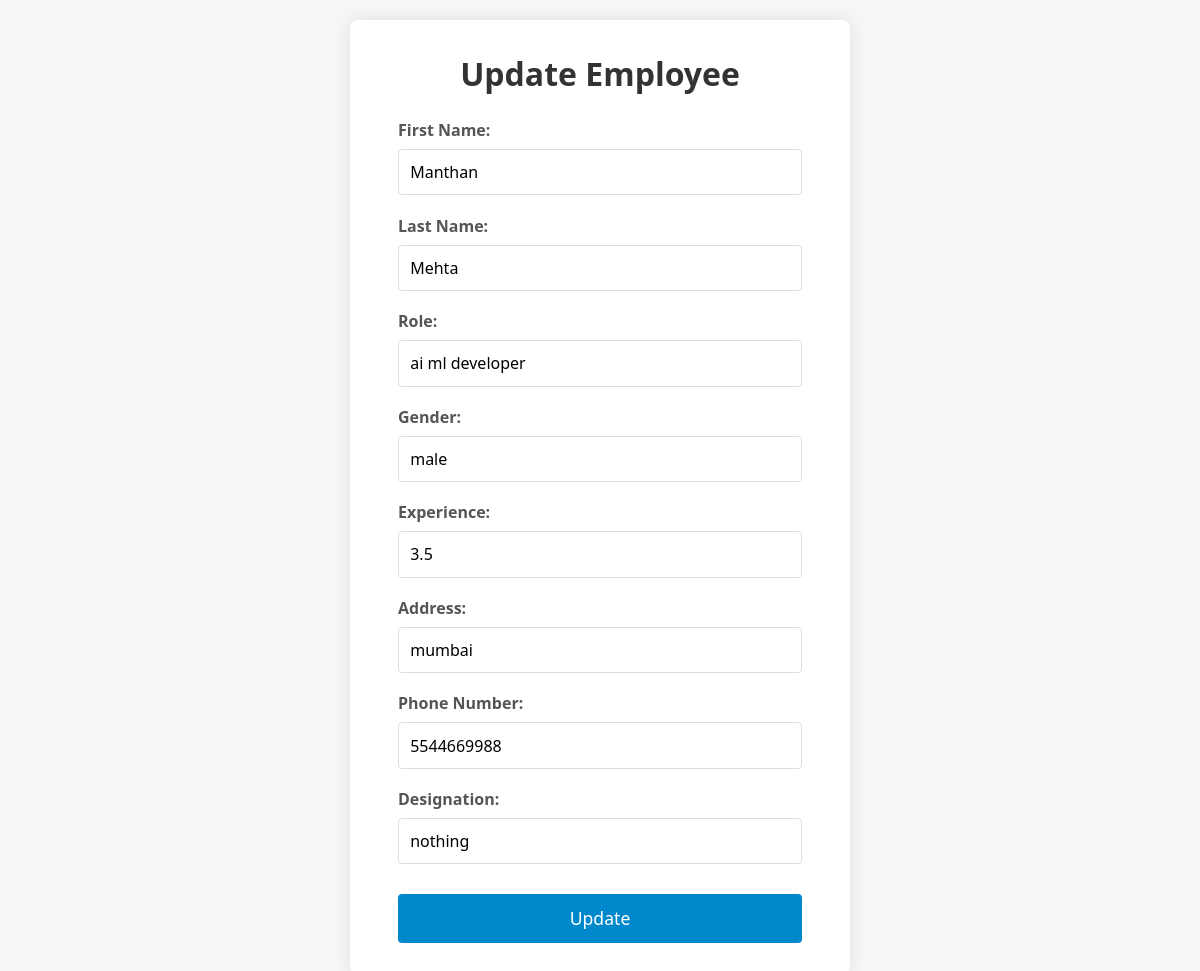
Page /employees/update-form/3 (signed in) on the committed database.
### models.py (models this page shows)
class Employee(Base):
    __tablename__ = "employees"
    emp_id = Column(Integer, primary_key=True, index=True)
    fname = Column(String, index=True)
    lname = Column(String, index=True)
    role = Column(String)
    gender = Column(String)
    experience = Column(Float)
    address = Column(String)
    phone_number = Column(String, index=True)
    designation = Column(String)

### routers.py (the view)
@router.get("/update-form/{emp_id}", response_class=HTMLResponse, name="update_employee_form")
async def update_employee_form(
    emp_id: int,
    request: Request,
    db: Session = Depends(get_db),
    current_user: models.User = Depends(require_admin)
):
    employee = db.query(Employee).filter(Employee.emp_id == emp_id).first()
    if not employee:
        raise HTTPException(status_code=404, detail="Employee not found")
    return templates.TemplateResponse("update_employee.html", {"request": request, "emp": employee})

### templates/update_employee.html (shortened to what this page needs)
<!DOCTYPE html>
<html lang="en">
<head>
</head>
<body>
  <div class="container">
    <h1>Update Employee</h1>
    <form id="updateEmployeeForm" action="javascript:void(0)" method="post">
      <div class="form-group">
        <label for="fname">First Name:</label>
        <input type="text" id="fname" name="fname" value="{{ emp.fname }}" required>
      </div>
      <div class="form-group">
        <label for="lname">Last Name:</label>
        <input type="text" id="lname" name="lname" value="{{ emp.lname }}" required>
      </div>
      <div class="form-group">
        <label for="role">Role:</label>
        <input type="text" id="role" name="role" value="{{ emp.role }}" required>
      </div>
      <div class="form-group">
        <label for="gender">Gender:</label>
        <input type="text" id="gender" name="gender" value="{{ emp.gender }}" required>
      </div>
      <div class="form-group">
        <label for="experience">Experience:</label>
        <input type="number" step="any" id="experience" name="experience" value="{{ emp.experience }}" required>
      </div>
      <div class="form-group">
        <label for="address">Address:</label>
        <input type="text" id="address" name="address" value="{{ emp.address }}" required>
      </div>
      <div class="form-group">
        <label for="phone_number">Phone Number:</label>
        <input type="text" id="phone_number" name="phone_number" value="{{ emp.phone_number }}" required>
      </div>
      <div class="form-group">
        <label for="designation">Designation:</label>
        <input type="text" id="designation" name="designation" value="{{ emp.designation }}" required>
      </div>
      <button type="submit" class="btn">Update</button>
    </form>
  </div>
</body>
</html>

### templates/update_employee.html (style rules this page uses)
* { margin: 0; padding: 0; box-sizing: border-box; font-family: 'Segoe UI', Tahoma, Geneva, Verdana, sans-serif; }
body { background: #f7f7f7; display: flex; justify-content: center; align-items: center; min-height: 100vh; padding: 20px; }
.container { background: #ffffff; padding: 2rem 3rem; border-radius: 8px; box-shadow: 0 0 20px rgba(0,0,0,0.1); width: 100%; max-width: 500px; }
h1 { text-align: center; margin-bottom: 1.5rem; color: #333333; }
.form-group { margin-bottom: 1.2rem; }
.form-group label { display: block; margin-bottom: 0.5rem; color: #555555; font-weight: 600; }
.form-group input { width: 100%; padding: 0.7rem; border: 1px solid #dddddd; border-radius: 4px; font-size: 1rem; transition: border-color 0.3s; }
.btn { width: 100%; padding: 0.8rem; background: #0088cc; color: #ffffff; border: none; border-radius: 4px; font-size: 1.1rem; cursor: pointer; transition: background 0.3s; margin-top: 10px; }

### rows in the picture
Employee: fname "Manthan", lname "Mehta", role "ai ml developer", gender "male", experience "3.5", address "mumbai", phone_number "5544669988", designation "nothing"
